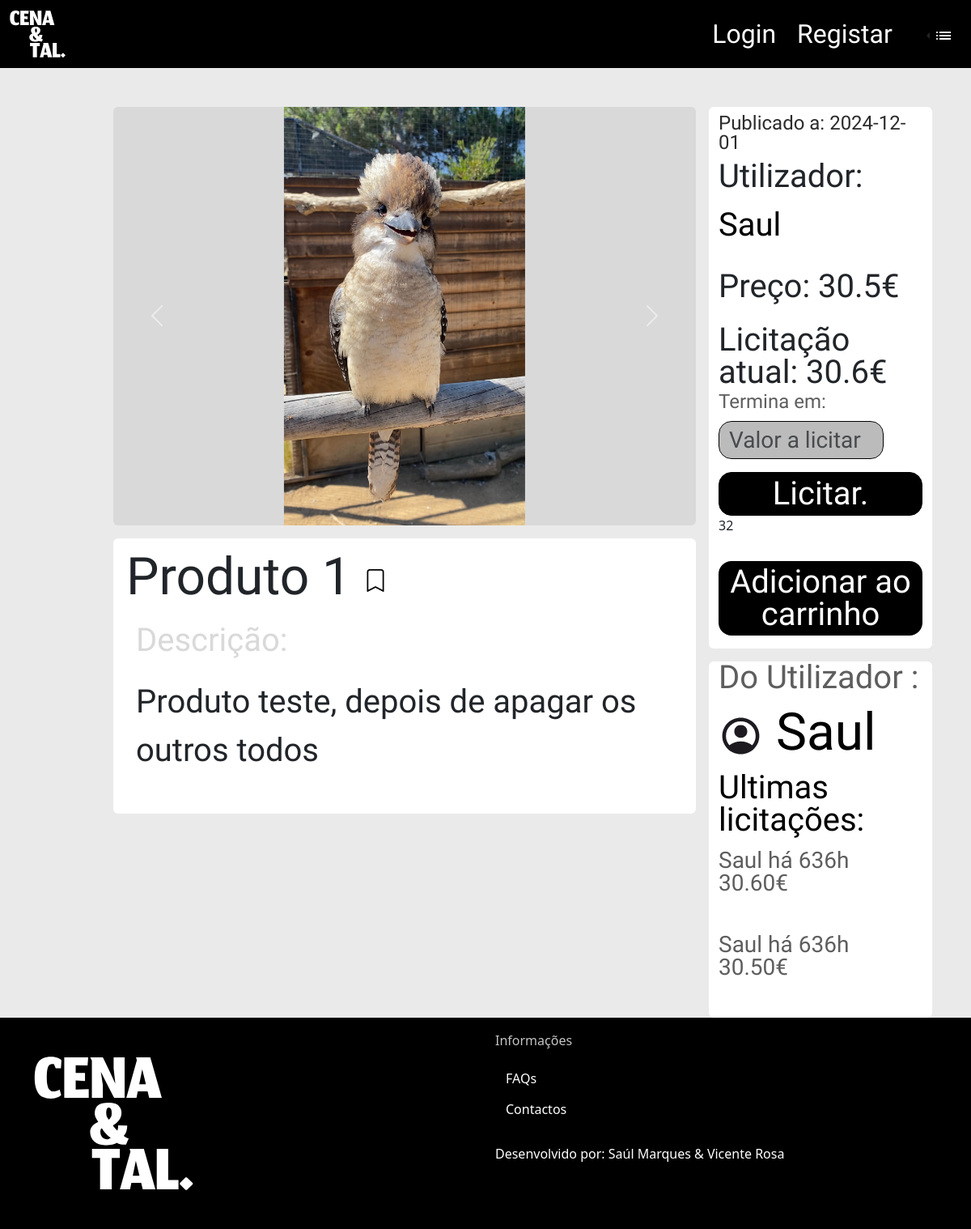
The app's page /pagina_produto.php?id=32 with its own data.
### tables this page shows
CREATE TABLE `produto_imagens` (
  `id` int(11) NOT NULL,
  `produto_id` int(11) NOT NULL,
  `image_path` varchar(255) NOT NULL
);

CREATE TABLE `produto` (
  `id` int(11) NOT NULL,
  `user_id` int(11) NOT NULL,
  `titulo` varchar(30) NOT NULL,
  `descricao` text NOT NULL,
  `preco` float NOT NULL,
  `imagem` varchar(80) DEFAULT NULL,
  `adicionado_a` date NOT NULL DEFAULT current_timestamp(),
  `visivel` tinyint(1) DEFAULT 1
);

CREATE TABLE `users` (
  `id` int(11) NOT NULL,
  `username` varchar(30) NOT NULL,
  `password` varchar(78) NOT NULL,
  `email` varchar(30) NOT NULL,
  `imagem` varchar(255) DEFAULT 'imgs/icons/account_circle.svg',
  `localidade` varchar(255) DEFAULT NULL,
  `cidade` varchar(150) DEFAULT NULL,
  `cp` varchar(7) DEFAULT NULL,
  `telemovel` int(16) DEFAULT NULL,
  `biografia` text DEFAULT NULL,
  `data` date NOT NULL DEFAULT current_timestamp()
);

CREATE TABLE `bids` (
  `id` int(11) NOT NULL,
  `produto_id` int(11) NOT NULL,
  `user_id` int(11) NOT NULL,
  `valor` float NOT NULL,
  `licitado_a` timestamp NOT NULL DEFAULT current_timestamp(),
  `timestamp` datetime DEFAULT current_timestamp()
);

### pagina_produto.php (the view, shortened to what this page needs)
<?php
$isLoggedIn = isset($_SESSION['user_id']);
include 'includes/db.php';
if (isset($_GET['id'])) {
    $productId = $_GET['id'];
    $sql = "SELECT p.*, u.username,u.id,u.imagem, pi.image_path
            FROM produto p
            JOIN users u ON p.user_id = u.id
            LEFT JOIN produto_imagens pi ON p.id = pi.produto_id
            WHERE p.id = ?";
    $stmt = $conn->prepare($sql);
    $stmt->bind_param("i", $productId);
    $stmt->execute();
    $result = $stmt->get_result();
    $product = $result->fetch_assoc();
    $images_query = $conn->prepare("SELECT image_path FROM produto_imagens WHERE produto_id = ?");
    $images_query->bind_param("i", $productId);
    $images_query->execute();
    $images_result = $images_query->get_result();
    $bid_query = $conn->prepare("SELECT MAX(valor) AS maior_valor FROM bids WHERE produto_id = ?");
    $bid_query->bind_param("i", $productId);
    $bid_query->execute();
    $bid_result = $bid_query->get_result();
    $bid_data = $bid_result->fetch_assoc();
    $maior_valor = $bid_data['maior_valor'] ?? 0;
    $bid_history_query = $conn->prepare("
    SELECT b.valor, b.licitado_a, u.username
    FROM bids b
    JOIN users u ON b.user_id = u.id
    WHERE b.produto_id = ?
    ORDER BY b.licitado_a DESC
    ");
    $bid_history_query->bind_param("i", $productId);
    $bid_history_query->execute();
    $bid_history_result = $bid_history_query->get_result();
} else {
  header("Location: logica/error.php");
    exit;
}
?>
<!DOCTYPE html>
<html lang="en">
<head>
    <link rel="stylesheet" href="css/bootstrap.min.css">
    <link rel="stylesheet" href="css/fonts/customfonts.css">
</head>
<body style="background-color: #EAEAEA;">
<nav class="navbar navbar-expand-sm" style="background-color: black;">
    <div class="container-fluid">
      <a class="navbar-brand align-self-center" href="index.php">
        <img src="imgs/logo.svg" style="width:69px;" alt="">
      </a>
      <div class="d-flex align-items-center">
        <?php if ($isLoggedIn == true): ?>
          <a class="btn" href="pagina_utilizador.php">
            <img src="imgs/icons/iconperson.svg" alt="">
          </a>
          <a class="btn" href="#">
            <img src="imgs/icons/cart.svg" alt="">
          </a>
          <a class="btn" href="add_produto.html">
            <img src="imgs/icons/iconplus.svg" alt="">
          </a>
          <a class="btn" href="logica/logout.php">
            <img src="imgs/icons/logout.svg" style="width:20px; height:20px;" alt="">
          </a>
        <?php else: ?>
          <a class="btn jomhuria-regular fs-2" style="color: white;" href="login.html">Login</a>
          <a class="btn jomhuria-regular fs-2" style="color: white;" href="registar.html">Registar</a>
        <?php endif; ?>
        <div class="dropstart ms-3">
          <button class="btn dropdown-toggle" type="button" data-bs-toggle="dropdown" aria-expanded="false" style="background-color: black;">
            <img src="imgs/icons/iconcont.svg" alt="">
          </button>
        </div>
      </div>
    </div>
  </nav>
  <div class="row ms-5 mt-5 me-5">
    <div class="col-1 d-none d-lg-block">
    </div>
    <div class="col">
        <div class="row rounded" style="background-color: #D9D9D9; height: 517px;">
            <div id="productCarousel" class="carousel slide" data-bs-ride="carousel">
                <div class="carousel-inner">
                    <?php
                    $active = "active";
                    while ($image = $images_result->fetch_assoc()):
                    ?>
                        <div class="carousel-item text-center <?php echo $active; ?>">
                          <img src="<?php echo htmlspecialchars($image['image_path']); ?>" alt="Product Image" style="height: 517px;width:100%; object-fit: contain;">
                        </div>
                    <?php
                    $active = "";
                    endwhile;
                    ?>
                </div>
                <button class="carousel-control-prev" type="button" data-bs-target="#productCarousel" data-bs-slide="prev">
                    <span class="carousel-control-prev-icon" aria-hidden="true"></span>
                </button>
                <button class="carousel-control-next" type="button" data-bs-target="#productCarousel" data-bs-slide="next">
                    <span class="carousel-control-next-icon" aria-hidden="true"></span>
                </button>
            </div>
        </div>
        <div class="row rounded mt-3 mb-5" style="background-color: white;">
                <p class="jomhuria-regular fs-custom ms-3 mb-0 g-0">
                    <?php echo htmlspecialchars($product['titulo']); ?>
                    <a href="">
                      <img src="imgs/icons/bookmark.svg" style="width: 28px; height: 28px;" alt="">
                    </a>
                </p>
                <p class="jomhuria-regular ms-3 fs-1 mt-0" style="color: #D9D9D9;">
                    Descrição:
                </p>
                <p class="jomhuria-regular fs-1 ms-3 mb-5"><?php echo htmlspecialchars($product['descricao']); ?></p>
        </div>
    </div>
    <div class="col-3 d-none d-lg-block ms-3">
      <div class="row rounded" style="background-color: white;">
        <div class="col">
          <p class="jomhuria-regular fs-4 g-0 mb-0 mt-2" style="line-height: 1; color: #2C2C2C;">
            Publicado a: <?php echo htmlspecialchars($product['adicionado_a']);?>
          </p>
          <p class="jomhuria-regular fs-1">
            Utilizador:
          <a href="pagina_utilizador_guest.php?user_id=<?php echo htmlspecialchars($product['id']); ?>" class="jomhuria-regular fs-1" style="text-decoration: none; color:#000000">
              <?php echo htmlspecialchars($product['username']); ?>
          </a>
          </p>
            <p class="jomhuria-regular fs-1">
                Preço: <?php echo htmlspecialchars($product['preco']); ?>€
            </p>
          <p class="jomhuria-regular fs-1" style="line-height: 1;">
          Licitação atual: <?php echo htmlspecialchars($maior_valor); ?>€
          </p>
          <p class="jomhuria-regular fs-4 g-0 mb-0 mt-2" style="line-height: 0; color: #5E5E5E;">
            Termina em:
          </p>
          <br>
          <form method="POST">
          <div class="input-group">
            <input type="text" class="form-control rounded-4 border-1 jomhuria-regular fs-3 align-self-center me-5" id="bid" min="<?php echo $maior_valor + 0.01; ?>" style="background-color: #BBBBBB; line-height: 0; border-color: black;" placeholder="Valor a licitar" name="bid">
          </div>
          <button type="submit" class="btn rounded-4 border-1 jomhuria-regular fs-1 align-self-center me-5 mt-3" style="background-color: #000000; border-color: black; width: 100%; line-height: 1;color:white">
            Licitar.
          </button>
          </form>
          <form method="POST">
            <p> <?php echo htmlspecialchars($productId) ?></p>
            <button type="submit" name="add_carrinho" class="btn rounded-4 border-0 jomhuria-regular fs-1 align-self-center me-5 mb-3 mt-3" style="background-color: #000000; width: 100%; line-height: 1; color: white;">
              Adicionar ao carrinho
            </button>
          </form>
        </div>
      </div>
      <div class="row rounded mt-3" style="background-color: white;">
        <div class="col">
          <p class="jomhuria-regular fs-1" style="line-height: 1; color: #5E5E5E;">
            Do Utilizador :
          </p>
          <p class="jomhuria-regular fs-custom" style="line-height: 1; color: #000000;">
            <img src="<?php echo htmlspecialchars($product['imagem']); ?>" alt="">
            <a href="pagina_utilizador_guest.php?user_id=<?php echo htmlspecialchars($product['id']); ?>" style="text-decoration:none; color: black">
              <?php echo htmlspecialchars($product['username']); ?>
            </a>
          </p>
          <p class="jomhuria-regular fs-1" style="line-height: 1; color: #000000;">
            Ultimas licitações:
          </p>
          <?php while ($bid = $bid_history_result->fetch_assoc()): ?>
            <p class="jomhuria-regular fs-3 mb-5" style="line-height: 1; color: #5E5E5E;">
                <?php echo htmlspecialchars($bid['username']); ?>
                <?php
                    $timeElapsed = time() - strtotime($bid['licitado_a']);
                    if ($timeElapsed < 3600) {
                        $minutesElapsed = floor($timeElapsed / 60);
                        echo "há {$minutesElapsed}m";
                    } else {
                        $hoursElapsed = floor($timeElapsed / 3600);
                        echo "há {$hoursElapsed}h";
                    }
                ?>
                <?php echo number_format($bid['valor'], 2); ?>€
            </p>
          <?php endwhile; ?>
        </div>
      </div>
    </div>
  </div>
</body>
</html>

### records on screen
produto_imagens: image_path (picture)
produto: titulo "Produto 1", descricao "Produto teste, depois de apagar os outros todos", adicionado_a "2024-12-01", preco "30.5"
users: username "Saul", imagem (picture)
bids: user.username "Saul", valor "30.60"
bids: user.username "Saul", valor "30.50"

### other values on screen
$maior_valor "30.6"
$productId "32"
